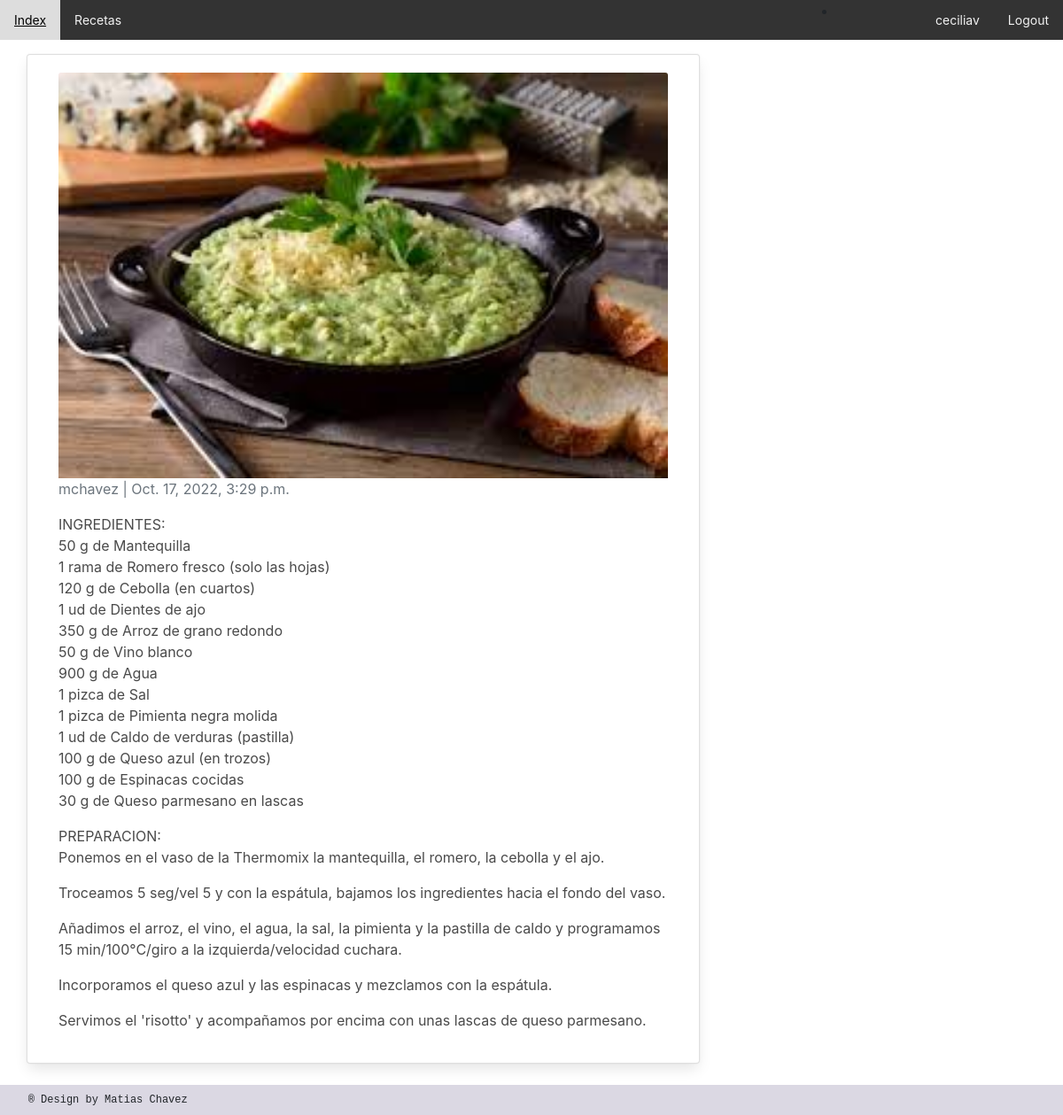
The app's page /AppGlobal/risotto-de-espinaca-y-queso-azul/ (signed in) with its own data.
### AppGlobal/models.py (models this page shows, shortened)
class Blog(models.Model):
   titulo = models.CharField(max_length=60, unique=True)
   slug = AutoSlugField(populate_from='titulo',editable=True, always_update=True)
   descripcion = models.CharField(max_length=120, unique=True)
   body = models.TextField()
   publish_date = models.DateTimeField(auto_now_add=True)
   image = models.ImageField(upload_to='imagenes', null = True, blank = True)
   author= models.ForeignKey(User, on_delete=models.CASCADE, default = '0')

### AppGlobal/views.py (the view)
# urls.py: path('<slug:slug>/', PostDetail.as_view(), name='post_detail'),
class PostDetail(DetailView):
    model = Blog
    context_object_name = 'post'
    template_name = 'blog_detail.html'

### AppGlobal/templates/blog_detail.html (shortened to what this page needs)
{% extends 'index.html' %}
{% block body %}
<div class="container">
  <div class="row">
    <div class="col-md-8 card mb-4  mt-3 left  top">
      <div class="card-body">
        <img src="/media/{{post.image}}" class="card-img-top" alt="..." height="200px">
        <p class=" text-muted">{{ post.author }} | {{ post.publish_date }}</p>
        <p class=" text-muted">{{ post.body |linebreaks }}</p>
      </div>
    </div>
  </div>
</div>
{% endblock body %}

### AppGlobal/templates/index.html (shortened to what this page needs)
<!DOCTYPE html>
<html lang="en">
<head>
    {% load static %}
    <link href="https://cdnjs.cloudflare.com/ajax/libs/font-awesome/5.15.3/css/all.min.css" rel="stylesheet" />
    <link href="https://cdn.jsdelivr.net/npm/bootstrap@5.2.2/dist/css/bootstrap.min.css" rel="stylesheet">
    <link rel="stylesheet" href="{%static 'css/myestilo.css'%}">
    <link rel="stylesheet" href="{% static 'css/bulma.min.css' %}">
    <link rel="stylesheet" href="{% static 'css/style.css' %}">
    <link href="//maxcdn.bootstrapcdn.com/bootstrap/4.1.1/css/bootstrap.min.css" rel="stylesheet" id="bootstrap-css">
    <link href="https://cdn.jsdelivr.net/npm/bootstrap@5.0.2/dist/css/bootstrap.min.css" rel="stylesheet">
    <link rel="stylesheet" href="https://maxcdn.bootstrapcdn.com/bootstrap/4.0.0/css/bootstrap.min.css">
</head>
<header>
    <div class="topnav">
        <a href="/AppGlobal/">Index</a>
        <a href="/AppGlobal/blogs">Recetas</a>
        <div class="topnav-right">
            {% if request.user.is_authenticated  %}
            <li class="nav-item" style="position: absolute; right: 250px">
            </li>
            <a href="/AppGlobal/perfil">{{ user.username }}</a>
            <a href="/AppGlobal/logout">Logout</a>
            {% else %}
            <a href="/AppGlobal/login">Login</a>
            <a href="/AppGlobal/registro">Registro</a>
            {% endif %}
        </div>
      </div>
</header>
<body>
    <div class="contenido1">
        {% block body %}{% endblock %}
        </div>
</body>
<footer>
<p class="pFooter"> ®  Design by Matias Chavez </p>
</footer>
</html>

### AppGlobal/static/css/myestilo.css (style rules this page uses)
.topnav { background-color: #333; overflow: hidden; }
.topnav a { float: left; color: #f2f2f2; text-align: center; padding: 12px 16px; text-decoration: none; font-size: 14px; }
.topnav-right { float: right; }
footer { background-color: #dbd8e3; padding: 8px; }
.pFooter { font-family: monospace; font-size: 12px; margin-left: 2%; margin-top: auto; margin-bottom: auto; }
body { font-family: monospace; }

### AppGlobal/static/css/style.css (style rules this page uses)
* { box-sizing:border-box }

### records on screen
Blog: image (picture), author "mchavez", publish_date "Oct. 17, 2022, 3:29 p.m.", body "INGREDIENTES: 50 g de Mantequilla 1 rama de Romero fresco (solo las hojas) 120 g de Cebolla (en cuartos) 1 ud de Dientes de ajo 350 g de Arroz de grano redondo 50 g de Vino blanco 900 g de Agua 1 pizca de Sal 1 pizca de Pimienta negra molida 1 ud de Caldo de verduras (pastilla) 100 g de Queso azul (en trozos) 100 g de Espinacas cocidas 30 g de Queso parmesano en lascas PREPARACION: Ponemos en el vaso de la Thermomix la mantequilla, el romero, la cebolla y el ajo. Troceamos 5 seg/vel 5 y con la espátula, bajamos los ingredientes hacia el fondo del vaso. Añadimos el arroz, el vino, el agua, la sal, la pimienta y la pastilla de caldo y programamos 15 min/100°C/giro a la izquierda/velocidad…"

### other values on screen
{{ user.username }} "ceciliav"
